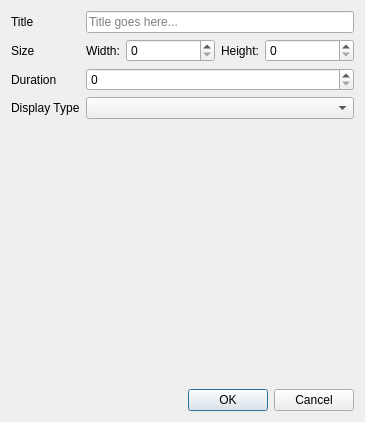
<?xml version="1.0" encoding="UTF-8"?>
<ui version="4.0">
 <class>displayItemPreset</class>
 <widget class="QDialog" name="displayItemPreset">
  <property name="geometry">
   <rect>
    <x>0</x>
    <y>0</y>
    <width>365</width>
    <height>422</height>
   </rect>
  </property>
  <property name="sizeIncrement">
   <size>
    <width>0</width>
    <height>0</height>
   </size>
  </property>
  <property name="windowTitle">
   <string>Preset</string>
  </property>
  <layout class="QVBoxLayout" name="verticalLayout">
   <item>
    <layout class="QGridLayout" name="gridLayout">
     <item row="2" column="0">
      <widget class="QLabel" name="label_4">
       <property name="text">
        <string>Duration</string>
       </property>
      </widget>
     </item>
     <item row="3" column="1">
      <widget class="QComboBox" name="comboDisplayType"/>
     </item>
     <item row="3" column="0">
      <widget class="QLabel" name="label_6">
       <property name="text">
        <string>Display Type</string>
       </property>
      </widget>
     </item>
     <item row="1" column="1">
      <layout class="QHBoxLayout" name="horizontalLayout" stretch="0,1,0,1">
       <item>
        <widget class="QLabel" name="label_5">
         <property name="text">
          <string>Width:</string>
         </property>
        </widget>
       </item>
       <item>
        <widget class="QSpinBox" name="m_spWidth"/>
       </item>
       <item>
        <widget class="QLabel" name="label_3">
         <property name="text">
          <string>Height:</string>
         </property>
        </widget>
       </item>
       <item>
        <widget class="QSpinBox" name="m_spHeight"/>
       </item>
      </layout>
     </item>
     <item row="1" column="0">
      <widget class="QLabel" name="label_2">
       <property name="text">
        <string>Size</string>
       </property>
      </widget>
     </item>
     <item row="0" column="1">
      <widget class="QLineEdit" name="m_leDescription">
       <property name="placeholderText">
        <string>Title goes here...</string>
       </property>
      </widget>
     </item>
     <item row="0" column="0">
      <widget class="QLabel" name="label">
       <property name="text">
        <string>Title</string>
       </property>
      </widget>
     </item>
     <item row="2" column="1">
      <widget class="QSpinBox" name="m_spDuration"/>
     </item>
    </layout>
   </item>
   <item>
    <spacer name="verticalSpacer">
     <property name="orientation">
      <enum>Qt::Vertical</enum>
     </property>
     <property name="sizeHint" stdset="0">
      <size>
       <width>20</width>
       <height>40</height>
      </size>
     </property>
    </spacer>
   </item>
   <item>
    <layout class="QHBoxLayout" name="horizontalLayout_2">
     <item>
      <spacer name="horizontalSpacer">
       <property name="orientation">
        <enum>Qt::Horizontal</enum>
       </property>
       <property name="sizeHint" stdset="0">
        <size>
         <width>40</width>
         <height>20</height>
        </size>
       </property>
      </spacer>
     </item>
     <item>
      <widget class="QDialogButtonBox" name="buttonBox">
       <property name="locale">
        <locale language="English" country="UnitedStates"/>
       </property>
       <property name="standardButtons">
        <set>QDialogButtonBox::Cancel|QDialogButtonBox::Ok</set>
       </property>
      </widget>
     </item>
    </layout>
   </item>
  </layout>
 </widget>
 <layoutdefault spacing="6" margin="11"/>
 <resources/>
 <connections/>
</ui>
